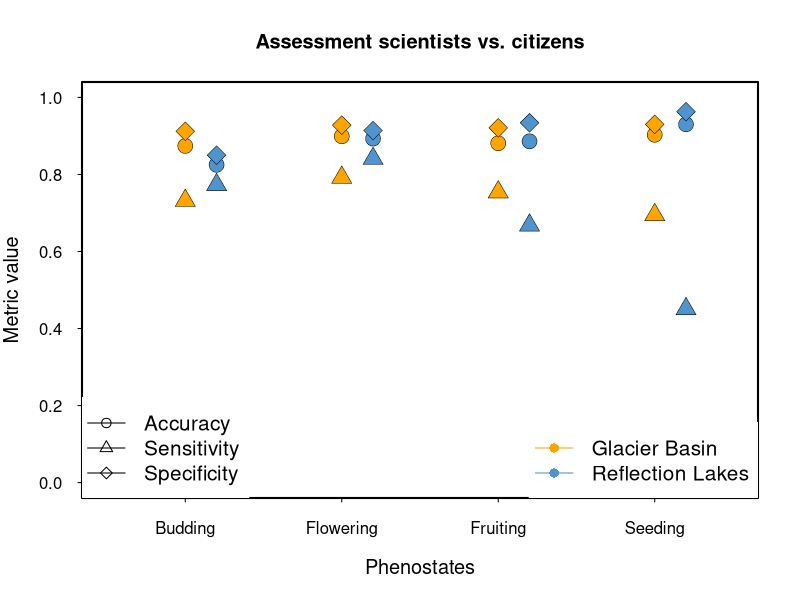
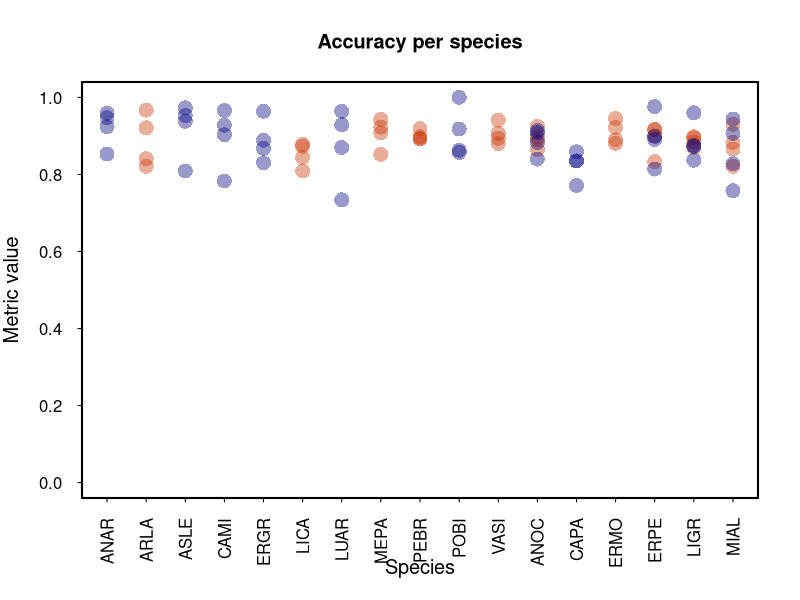
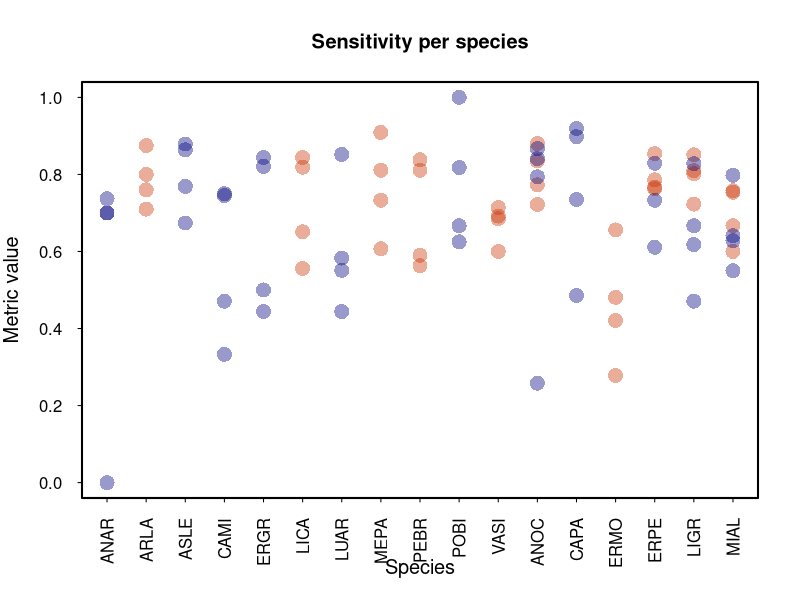
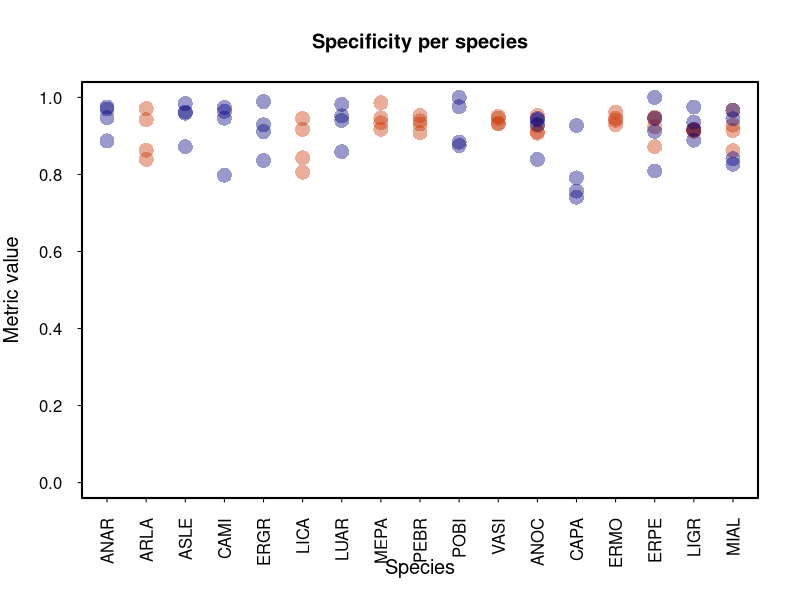

Write R code to recreate these figures, in order.
############################DATA PAPER MEADOWATCH###################
###DATA COMPILED BY AJI JOHN
###FIGURES AND THIS ANALYSIS: RUBÉN D. MANZANEDO. APRIL 2021#########

###################PART 5######################

##Continuation of Figure 4: Data validation comparison of scientist vs. citizen scientists

#load accuracies data per phenostate and species
phenostates = read.csv('Accuracy per phenostate-trail.csv')
head(phenostates)

#graphical parameters
par(bty="o")
par(lwd=2)
par(tcl=-0.2)
par(las=1)
par(cex.lab=1.2)

#Figure 4a: metrics per phenostate
#set the x-axes values for plotting and a small offset for the different hikes
phenostates$Y = 1:4
phenostates$Y2 = phenostates$Y+0.2
#plot each phenostate
plot(accuracy.rl~Y, phenostates,
     pch=21,
     bg='orange',
     lwd=0.5,
     cex=2,
     ylim=c(0,1),
     xlim=c(0.5,4.5),
     main='Assessment scientists vs. citizens',
     axes=F,
     xlab='Phenostates',
     ylab='Metric value')
axis(1, labels=c('Budding','Flowering','Fruiting','Seeding'),
     at=c(1:4))
axis(2)
box()
points(accuracy.gb~Y2, phenostates,
       pch=21,
       bg='steelblue3',
       cex=2,
       lwd=0.5)

points(sensitivity.rl~Y, phenostates,
     pch=24,
     bg='orange',
     lwd=0.5,
     cex=2,
     ylim=c(0,1))
points(sensitivity.gb~Y2, phenostates,
       pch=24,
       bg='steelblue3',
       cex=2,
       lwd=0.5)

points(specificity.rl~Y, phenostates,
       pch=23,
       bg='orange',
       lwd=0.5,
       cex=2,
       ylim=c(0,1))
points(specificity.gb~Y2, phenostates,
       pch=23,
       bg='steelblue3',
       cex=2,
       lwd=0.5)
##add the legends
legend('bottomleft',
       legend=c('Accuracy', 'Sensitivity', 'Specificity'),
       pch=c(21,24,23),
       lwd=1,
       box.col='white',
       cex=1.25)
legend('bottomright',
       legend=c('Glacier Basin', 'Reflection Lakes'),
       col=c('orange','steelblue3'),
       pch=16,
       lwd=1,
       box.col='white',
       cex=1.25)

###Figure 4b: metrics per species
#load species data
species = read.csv('Accuracy per species.csv')
head(species)
position.sp = as.numeric(as.factor(species$species))

#ACCURACIES
plot(accuracy.rl~position.sp, species,
     pch=16,
     col=rgb(0.8,0.2,0.0,0.4),
     lwd=0.5,
     cex=2,
     ylim=c(0,1),
     main='Accuracy per species',
     axes=F,
     xlab='Species',
     ylab='Metric value')
axis(1, labels=unique(species$species),
     at=c(1:length(unique(species$species))),
     las=2)
axis(2)
box()
points(accuracy.gb~position.sp, species,
       pch=16,
       col=rgb(0.0,0.0,0.5,0.4),
       cex=2,
       lwd=0.5)

#SENSITIVITIES
plot(sensitivity.rl~position.sp, species,
     pch=16,
     col=rgb(0.8,0.2,0.0,0.4),
     lwd=0.5,
     cex=2,
     ylim=c(0,1),
     main='Sensitivity per species',
     axes=F,
     xlab='Species',
     ylab='Metric value')
axis(1, labels=unique(species$species),
     at=c(1:length(unique(species$species))),
     las=2)
axis(2)
box()
points(sensitivity.gb~position.sp, species,
       pch=16,
       col=rgb(0.0,0.0,0.5,0.4),
       cex=2,
       lwd=0.5)

#SPECIFICITIES
plot(specificity.rl~position.sp, species,
     pch=16,
     col=rgb(0.8,0.2,0.0,0.4),
     lwd=0.5,
     cex=2,
     ylim=c(0,1),
     main='Specificity per species',
     axes=F,
     xlab='Species',
     ylab='Metric value')
axis(1, labels=unique(species$species),
     at=c(1:length(unique(species$species))),
     las=2)
axis(2)
box()
points(specificity.gb~position.sp, species,
       pch=16,
       col=rgb(0.0,0.0,0.5,0.4),
       cex=2,
       lwd=0.5)

##END OF CODE
